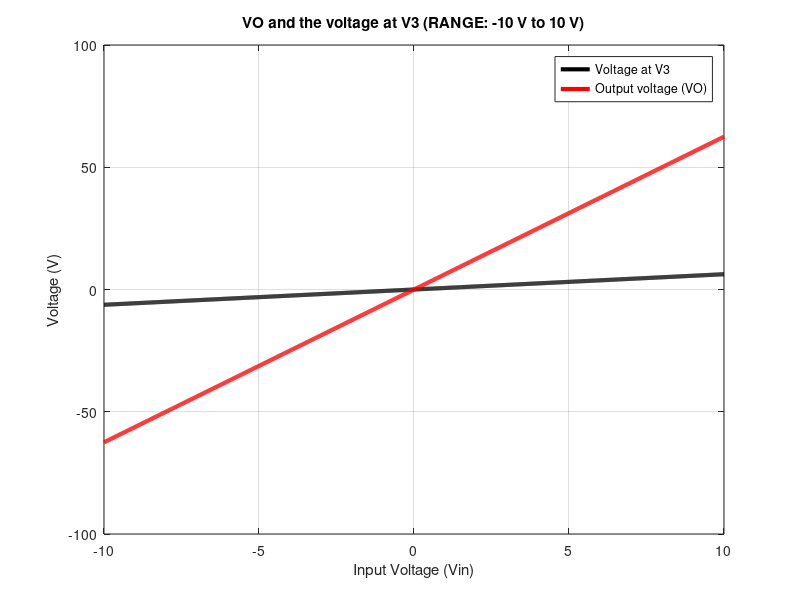
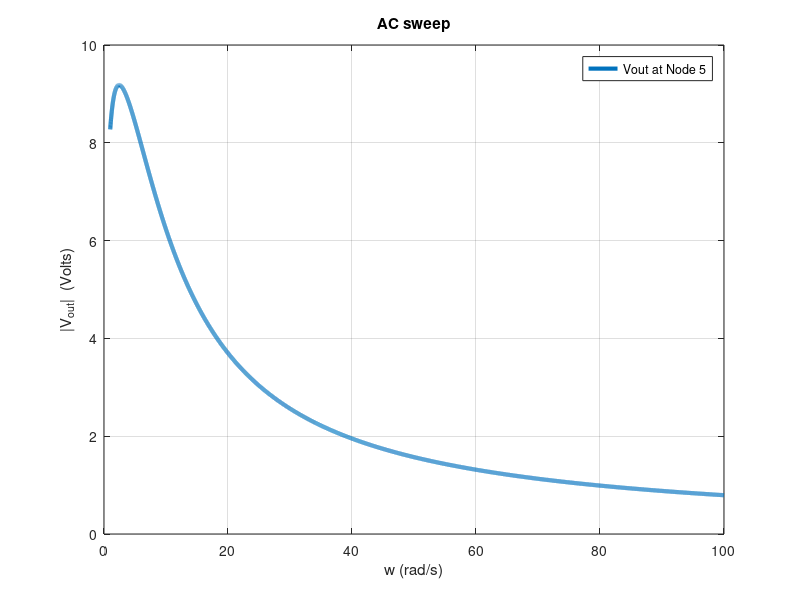
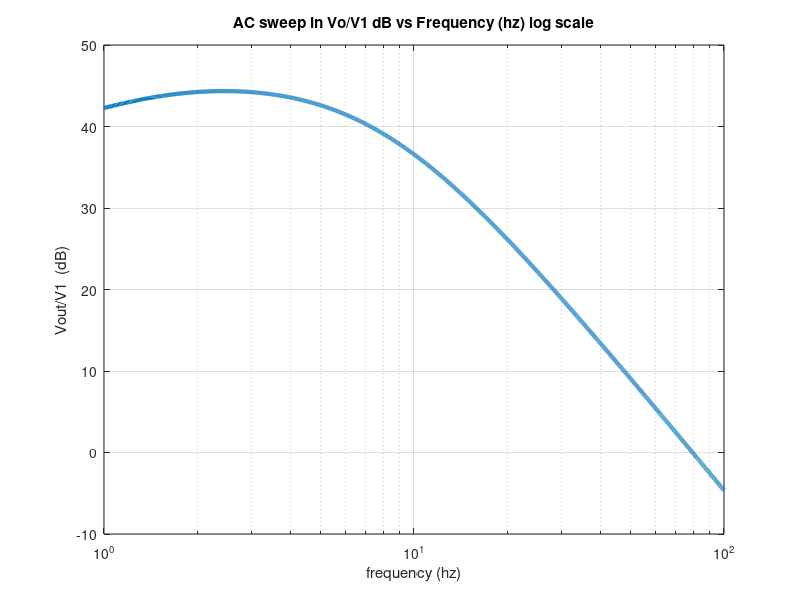

Recreate these plots in MATLAB, in order. (Note: this script raises an error after producing the figures.)
%ELEC 4700
%PA7 MNA Building
%Alina Jacobson  (4 March 2022)

clc; 
close all; 
clear all;

set(0, 'DefaultFigureWindowStyle', 'docked')
global G C b; %define global variables


%equations KCL
%node1: 
        %0 = IE - (V2-V1)/R1 - d/dt (V1-V2)C
        %IE = (V2-V1)/R1 - jwC (V2-V1)
        %and V1 = Vin

%node2:
        %0=(V2-V1)/R1 - d/dt (V2-V1)C + V2/R2 + IL
        %0=(V2-V1)/R1 - jwC (V2-V1) + V2/R2 + 1/jwL (V2-V3)

%node3:
        %0=V3/R3 -IL
        %0=V3/RS - 1/jwL (V2-V3)
        
%node4:
        % V4= a*I3 
        % V4= a* V3/R3
        
%node5:
        %0=(V4-V5)/R4 - V5/RO / v5
        %0 = V4(Ro / R4+Ro


%Components
%withR1 =1,C=0.25,R2 =2,L=0.2,R3 =10,α=100,R4 =0.1andRO =1000.
r1=1;
r2=2;
r3=10;
r4=0.1;
ro=1000;

c1=0.25;
l=0.2;
a=100;


%conductance
g1 =1/r1;       %node 1 to 2
g2 =1/r2;       %node 2 to ground
g3 =1/r3;       %node 3 to ground
g4 =1/r4;       %node 4 to 5
go =1/ro;       %node 5 to ground

g22=g1+g2;      % at node 2
g55=g4+go;      % at node 5

aa=-a/r3;

%current
IE = 1;
IL=1;
Iv =1;

% # of nodes = 5
% # of inudance = 1
% # of independent voltage sources = 1
% # of voltage control voltage source VCVS = 1
% MNA size = 8

%the G matrix:
%   [v1  v2  v3  v4  v5  IE IL Iv]
G = [g1 -g1  0   0   0   IE 0  0         %v1
    -g1  g22 0   0   0   0  IL 0         %v2
     0   0   g3  0   0   0 -IL 0         %v3
     0   0   0   g4 -g4  0  0  Iv        %v4
     0   0   0  -g4  g55 0  0  0         %v5
     IE  0   0   0   0   0  0  0         %ie
     0   IL -IL  0   0   0  0  0         %il
     0   0   aa  Iv  0   0  0  0];       %iv

%the C matrix:  
%   [v1  v2 v3 v4 v5 IE IL IV]
C = [c1 -c1 0  0  0  0  0  0        %v1
    -c1  c1 0  0  0  0  0  0        %v2
     0   0  0  0  0  0  0  0        %v3
     0   0  0  0  0  0  0  0        %v4
     0   0  0  0  0  0  0  0        %v5
     0   0  0  0  0  0  0  0        %ie
     0   0  0  0  0  0 -l  0        %il
     0   0  0  0  0  0  0  0];      %iv
 
 
%source column vector b:
b = [0;  0; 0; 0; 0; 1; 0; 0];  

%--------------------------------------------------------------------------
%(b) For the DC case sweep the input voltage V1 from -10V to 10V and plot VO and the voltage at V3.
%--------------------------------------------------------------------------
vmin = -10;
vmax = 10;
num=1000;

v1_in = linspace(vmin,vmax,num);    %input voltage V1 from -10V to 10V
V_3 = zeros(size(v1_in));
V_O = zeros(size(v1_in));
s=0;                                %at 0 for DC 

% %Loop thru until system reaches end of size
for j = 1:size(v1_in,2)
    A=(G+s.*C);
    B=(b.*v1_in(j));
    X = A\B;                      % calc  AX=b  =>  x = A\b    A=G+sC
    V_3(j) = X(3);                % v3 at node 3    
    V_O(j) = X(5);                % VO at node 5
end


%plot output DC sweep voltages
figure('Name',"Part B - DC Sweep")
plot(v1_in,V_3,'k','LineWidth',3);
grid;
hold on
plot(v1_in,V_O,'r','LineWidth',3);
title('VO and the voltage at V3 (RANGE: -10 V to 10 V)');
xlabel('Input Voltage (Vin)');
ylabel('Voltage (V)');
legend('Voltage at V3', 'Output voltage (VO)');


%--------------------------------------------------------------------------
%(c) For the AC case plot VO as a function of ω also plot the gain VO/V1 in dB.
%--------------------------------------------------------------------------
fmin= 1;      %hz
fmax=100;     %hz
itr=10000;        

F = linspace(fmin, fmax, itr);
Vout = zeros(size(F));
for j=1:itr
    w = 2*pi*F(j); %solve omega
    s = 1i*w;       %solve s
    A = G+s.*C;      
    X = A\b;        % solve AX=b ->  x = A\b
    
    Vout(j) = X(5);  % The voltage at output node = 5
                     % is collected in an array "Vout(n)" for every frequency.
    
end

%plot output AC sweep voltages
figure('Name',"Part C - AC Sweep")
plot(F, abs(Vout),'LineWidth',3);
grid;
title('AC sweep');
xlabel('w (rad/s)');
ylabel('|V_{out}|  (Volts)');
legend('Vout at Node 5');

figure('Name',"Part C - AC Sweep Gain ")
vOutLog = 20*log(abs(Vout));            % convert vout value to log
semilogx(F, vOutLog,'LineWidth',3);       %plot(x,y) but make x axis log scale
grid;
title('AC sweep in Vo/V1 dB vs Frequency (hz) log scale');
xlabel('frequency (hz)');
ylabel('Vout/V1  (dB)');


%--------------------------------------------------------------------------
%(d) For the AC case plot the gain as function of random perturbations on C 
% using a normal distribution with std = .05 at ω = π. Do a histogram of the gain.
%--------------------------------------------------------------------------

std=0.05;
c_norm_dist = std.*randn(1000,1) +c1;
V_out = zeros(size(c_norm_dist));

for j = 1:size(c_norm_dist)
    
    %4 elements of c in matrix
    C(1,1) =  c_norm_dist(j);
    C(1,2) = -c_norm_dist(j);
    C(2,1) = -c_norm_dist(j);
    C(2,2) =  c_norm_dist(j);
    
    
    w = pi;
    s = 1i*w;       %solve s
    A = G+s.*C;      
    X = A\b;        % solve AX=b ->  x = A\b
    V_out(j) = X(5);  % The voltage at output node = 5
    
end

figure('Name',"Part D - histogram of C")
histogram(c_norm_dist);
title('C Dist ');
xlabel('C (F)');
ylabel('number');

figure('Name',"Part D - histogram of the gain")
histogram(abs(V_out));
title('V_out ');
xlabel(' Vout','FontSize',12);
ylabel('number');